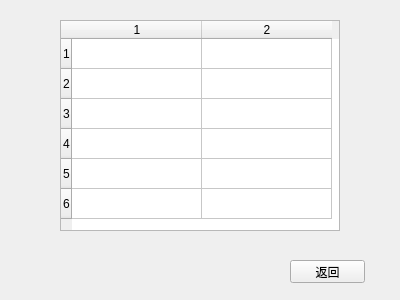
<?xml version="1.0" encoding="UTF-8"?>
<ui version="4.0">
 <class>focusdetail</class>
 <widget class="QWidget" name="focusdetail">
  <property name="geometry">
   <rect>
    <x>0</x>
    <y>0</y>
    <width>400</width>
    <height>300</height>
   </rect>
  </property>
  <property name="windowTitle">
   <string>Form</string>
  </property>
  <widget class="QTableWidget" name="tableWidget">
   <property name="geometry">
    <rect>
     <x>60</x>
     <y>20</y>
     <width>280</width>
     <height>211</height>
    </rect>
   </property>
   <property name="rowCount">
    <number>6</number>
   </property>
   <property name="columnCount">
    <number>2</number>
   </property>
   <attribute name="horizontalHeaderDefaultSectionSize">
    <number>130</number>
   </attribute>
   <attribute name="horizontalHeaderMinimumSectionSize">
    <number>30</number>
   </attribute>
   <attribute name="verticalHeaderDefaultSectionSize">
    <number>30</number>
   </attribute>
   <row>
    <property name="text">
     <string>1</string>
    </property>
    <property name="background">
     <color>
      <red>20</red>
      <green>0</green>
      <blue>0</blue>
     </color>
    </property>
   </row>
   <row>
    <property name="text">
     <string>2</string>
    </property>
   </row>
   <row>
    <property name="text">
     <string>3</string>
    </property>
   </row>
   <row/>
   <row/>
   <row/>
   <column/>
   <column/>
  </widget>
  <widget class="QPushButton" name="pushButton_2">
   <property name="geometry">
    <rect>
     <x>290</x>
     <y>260</y>
     <width>75</width>
     <height>23</height>
    </rect>
   </property>
   <property name="text">
    <string>返回</string>
   </property>
  </widget>
 </widget>
 <resources/>
 <connections/>
</ui>
